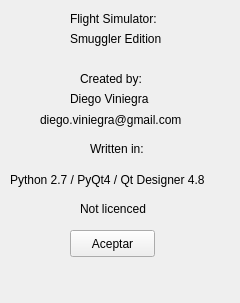
<?xml version="1.0" encoding="UTF-8"?>
<ui version="4.0">
 <class>DockWidget</class>
 <widget class="QDockWidget" name="DockWidget">
  <property name="geometry">
   <rect>
    <x>0</x>
    <y>0</y>
    <width>240</width>
    <height>303</height>
   </rect>
  </property>
  <property name="windowTitle">
   <string>About:</string>
  </property>
  <widget class="QWidget" name="dockWidgetContents">
   <widget class="QLabel" name="label">
    <property name="geometry">
     <rect>
      <x>70</x>
      <y>10</y>
      <width>121</width>
      <height>17</height>
     </rect>
    </property>
    <property name="text">
     <string>Flight Simulator:</string>
    </property>
   </widget>
   <widget class="QLabel" name="label_2">
    <property name="geometry">
     <rect>
      <x>70</x>
      <y>30</y>
      <width>101</width>
      <height>17</height>
     </rect>
    </property>
    <property name="text">
     <string>Smuggler Edition</string>
    </property>
   </widget>
   <widget class="QLabel" name="label_3">
    <property name="geometry">
     <rect>
      <x>80</x>
      <y>70</y>
      <width>91</width>
      <height>17</height>
     </rect>
    </property>
    <property name="text">
     <string>Created by:</string>
    </property>
   </widget>
   <widget class="QLabel" name="label_4">
    <property name="geometry">
     <rect>
      <x>70</x>
      <y>90</y>
      <width>121</width>
      <height>17</height>
     </rect>
    </property>
    <property name="text">
     <string>Diego Viniegra</string>
    </property>
   </widget>
   <widget class="QLabel" name="label_5">
    <property name="geometry">
     <rect>
      <x>40</x>
      <y>110</y>
      <width>181</width>
      <height>20</height>
     </rect>
    </property>
    <property name="text">
     <string>diego.viniegra@gmail.com</string>
    </property>
   </widget>
   <widget class="QLabel" name="label_6">
    <property name="geometry">
     <rect>
      <x>90</x>
      <y>140</y>
      <width>61</width>
      <height>17</height>
     </rect>
    </property>
    <property name="text">
     <string>Written in:</string>
    </property>
   </widget>
   <widget class="QLabel" name="label_7">
    <property name="geometry">
     <rect>
      <x>10</x>
      <y>170</y>
      <width>211</width>
      <height>20</height>
     </rect>
    </property>
    <property name="text">
     <string>Python 2.7 / PyQt4 / Qt Designer 4.8</string>
    </property>
   </widget>
   <widget class="QLabel" name="label_8">
    <property name="geometry">
     <rect>
      <x>80</x>
      <y>200</y>
      <width>81</width>
      <height>17</height>
     </rect>
    </property>
    <property name="text">
     <string>Not licenced</string>
    </property>
   </widget>
   <widget class="QPushButton" name="bAceptar">
    <property name="geometry">
     <rect>
      <x>70</x>
      <y>230</y>
      <width>85</width>
      <height>27</height>
     </rect>
    </property>
    <property name="text">
     <string>Aceptar</string>
    </property>
   </widget>
  </widget>
 </widget>
 <resources/>
 <connections>
  <connection>
   <sender>bAceptar</sender>
   <signal>clicked()</signal>
   <receiver>DockWidget</receiver>
   <slot>close()</slot>
   <hints>
    <hint type="sourcelabel">
     <x>112</x>
     <y>268</y>
    </hint>
    <hint type="destinationlabel">
     <x>119</x>
     <y>159</y>
    </hint>
   </hints>
  </connection>
 </connections>
</ui>
